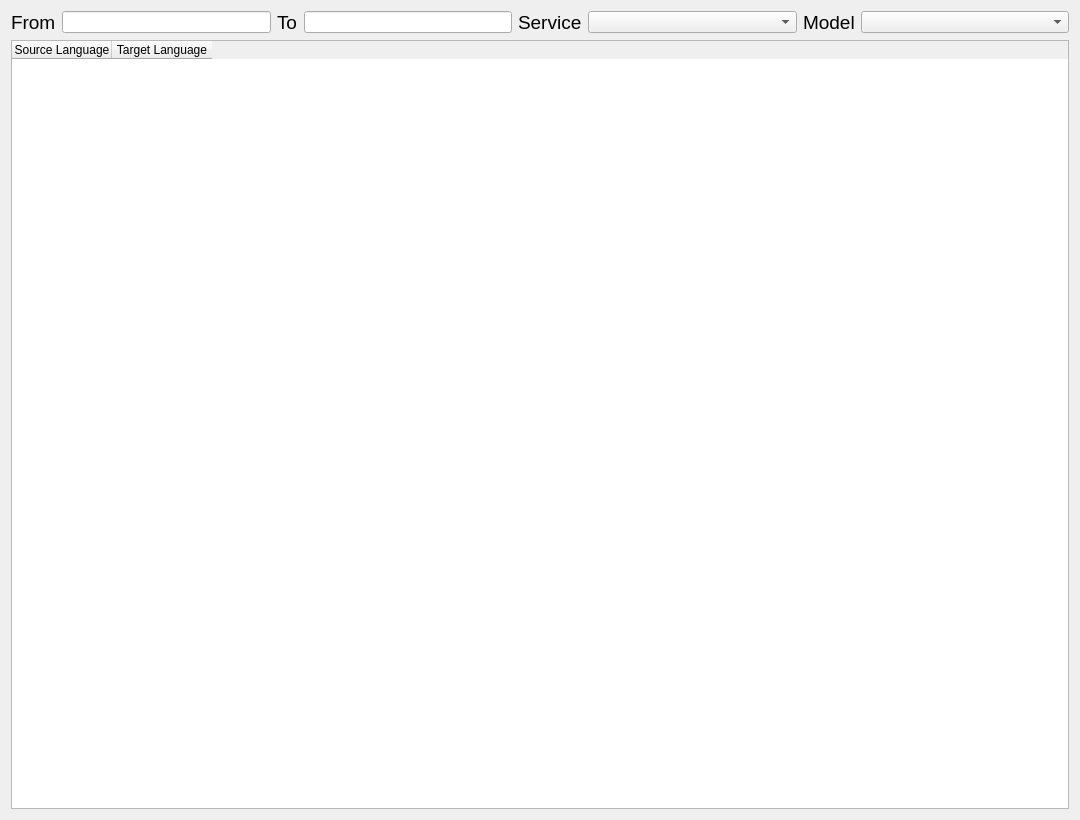
<?xml version="1.0" encoding="UTF-8"?>
<ui version="4.0">
 <class>TranslatorWindow</class>
 <widget class="QDialog" name="TranslatorWindow">
  <property name="geometry">
   <rect>
    <x>0</x>
    <y>0</y>
    <width>1080</width>
    <height>820</height>
   </rect>
  </property>
  <property name="windowTitle">
   <string>Translator</string>
  </property>
  <layout class="QVBoxLayout" name="verticalLayout">
   <item>
    <layout class="QHBoxLayout" name="horizontalLayout" stretch="0,1,0,1,0,1,0,1">
     <item>
      <widget class="QLabel" name="label">
       <property name="font">
        <font>
         <pointsize>14</pointsize>
        </font>
       </property>
       <property name="text">
        <string>From</string>
       </property>
      </widget>
     </item>
     <item>
      <widget class="QLineEdit" name="srcLang"/>
     </item>
     <item>
      <widget class="QLabel" name="label_2">
       <property name="font">
        <font>
         <pointsize>14</pointsize>
        </font>
       </property>
       <property name="text">
        <string>To</string>
       </property>
      </widget>
     </item>
     <item>
      <widget class="QLineEdit" name="targetLang"/>
     </item>
     <item>
      <widget class="QLabel" name="label_4">
       <property name="font">
        <font>
         <pointsize>14</pointsize>
        </font>
       </property>
       <property name="text">
        <string>Service</string>
       </property>
      </widget>
     </item>
     <item>
      <widget class="QComboBox" name="serviceList"/>
     </item>
     <item>
      <widget class="QLabel" name="label_3">
       <property name="font">
        <font>
         <pointsize>14</pointsize>
        </font>
       </property>
       <property name="text">
        <string>Model</string>
       </property>
      </widget>
     </item>
     <item>
      <widget class="QComboBox" name="modelList"/>
     </item>
    </layout>
   </item>
   <item>
    <widget class="QTableWidget" name="subtitleTable">
     <column>
      <property name="text">
       <string>Source Language</string>
      </property>
     </column>
     <column>
      <property name="text">
       <string>Target Language</string>
      </property>
     </column>
    </widget>
   </item>
  </layout>
 </widget>
 <resources/>
 <connections/>
</ui>
